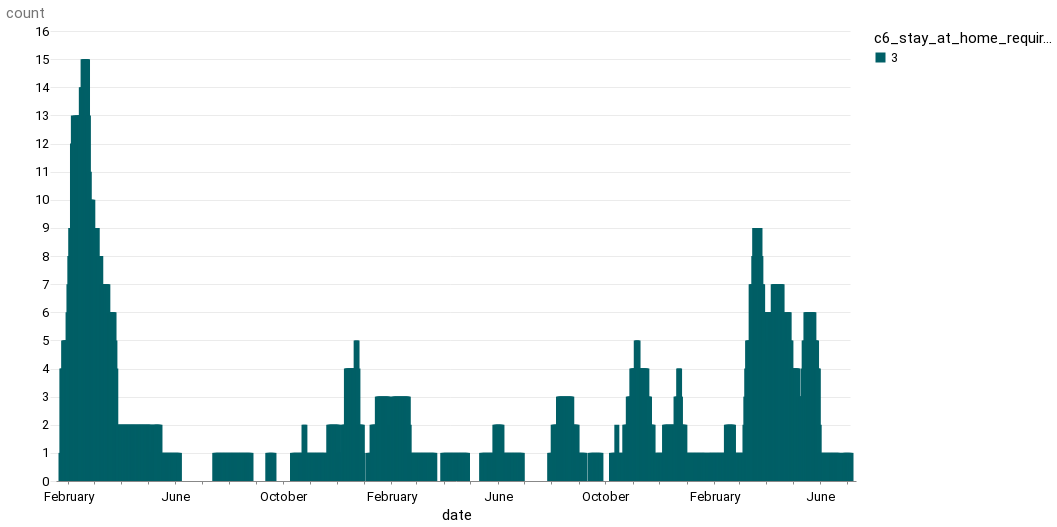

Notebook code cell kept with this figure:
### Code cell
# plotting just the number of regions with the strictest lockdowns in place
alt.Chart(
    stay_at_home_regions[stay_at_home_regions["c6_stay_at_home_requirements"] == 3]
).mark_bar().encode(x="date", y="count", color="c6_stay_at_home_requirements:N")

### Figure 1 — Vega-Lite specification as saved in the notebook (floating-point values rounded to 4 significant figures; data arrays with more than 128 entries replaced by an {"elided": "..."} marker saying what was removed)
{"config": {"view": {"width": 800, "height": 450, "strokeOpacity": 0}, "background": "#ffffff", "title": {"anchor": "start", "font": "Summit Sans", "fontColor": "palette[\"black\"]", "fontSize": 18, "fontWeight": "normal"}, "arc": {"fill": "#00d4d8"}, "area": {"fill": "#00d4d8"}, "line": {"stroke": "#00d4d8", "strokeWidth": 3}, "path": {"stroke": "#00d4d8"}, "rect": {"fill": "#00d4d8"}, "shape": {"stroke": "#00d4d8"}, "bar": {"fill": "#00d4d8"}, "point": {"stroke": "#00d4d8"}, "symbol": {"fill": "#00d4d8", "size": 30}, "axis": {"titleFont": "Roboto", "titleFontSize": 15, "titleFontWeight": "normal", "labelFont": "Roboto, sans", "labelFontSize": 13, "labelFontWeight": "normal"}, "axisX": {"labelAngle": 0, "labelPadding": 6, "tickSize": 3, "grid": false}, "axisY": {"labelBaseline": "middle", "maxExtent": 45, "minExtent": 45, "titleAlign": "left", "titleAngle": 0, "titleX": -45, "titleY": -11, "domainOpacity": 0, "gridWidth": 0.6, "gridColor": "#dddddd", "offset": 6, "tickSize": 0, "titleColor": "#767676"}, "legend": {"titleFont": "Roboto", "titleFontSize": 15, "titleFontWeight": "normal", "symbolType": "square", "labelFont": "Roboto, sans", "labelFontSize": 13}, "range": {"category": ["#005f66", "#e37e2d", "#d64a3b", "#76b0ef", "#c1bc40"], "diverging": ["#e68a4f", "#f4bb6a", "#f9e39c", "#dadfe2", "#a6b7c6", "#849eae"], "heatmap": ["#7ff6f6", "#00eeef", "#00d4d8", "#00abb2", "#00848b", "#fbf2c7", "#00363d"], "ordinal": ["#7ff6f6", "#00eeef", "#00d4d8", "#00abb2", "#00848b", "#fbf2c7", "#00363d"], "ramp": ["#7ff6f6", "#00eeef", "#00d4d8", "#00abb2", "#00848b", "#fbf2c7", "#00363d"]}}, "data": {"name": "data-be8fce66b7d63b1158463259a74d0fb4"}, "mark": "bar", "encoding": {"color": {"field": "c6_stay_at_home_requirements", "type": "nominal"}, "x": {"field": "date", "type": "temporal"}, "y": {"field": "count", "type": "quantitative"}}, "$schema": "https://vega.github.io/schema/vega-lite/v4.17.0.json", "datasets": {"data-be8fce66b7d63b1158463259a74d0fb4": {"elided": "737 records"}}}
